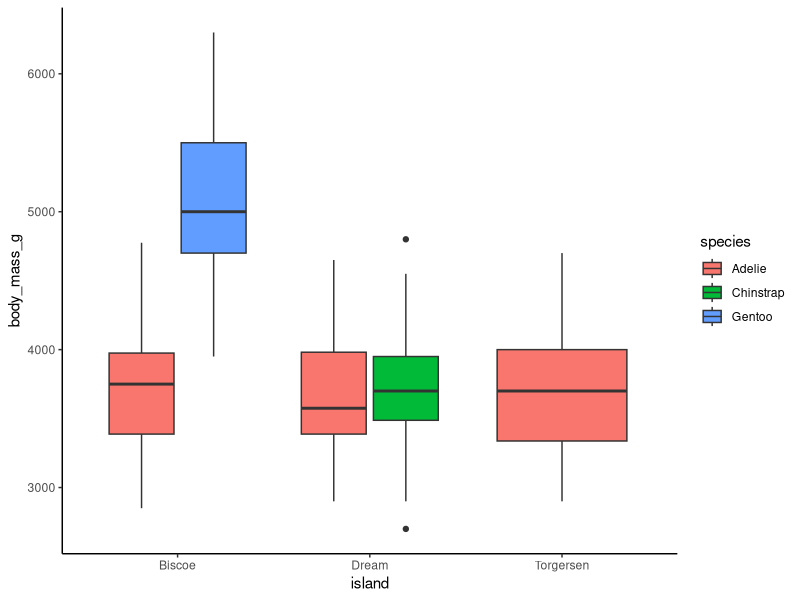

R code for this plot:
#install.packages("palmerpenguins")
library(palmerpenguins) # penguin data
library(ggplot2) # graphing
library(emmeans) # multiple comparisons
library(car) # Anova()
head(penguins)
table(penguins$island,penguins$species )

ggplot(penguins, aes(x=island, y=body_mass_g, fill=species)) + 
  geom_boxplot()+theme_classic()
